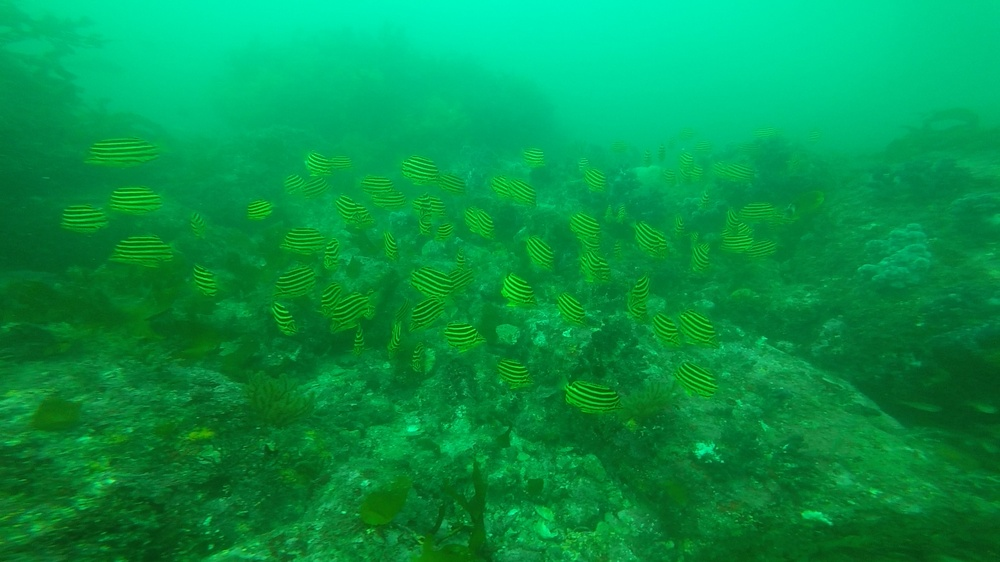
#> input picture UnderwaterFilterV2/OriginalPhotos/Gopro/scene1.jpg, 1000 x 562 px, shrunk from 1920 x 1080 before the run
$ python -i Filters.py   (imports and definitions only)   (older library calls are emulated)
#> lines starting #> are read from the running program, lines starting #| are printed output that depends on the picture
#> further down, picture is the input picture: shape (562, 1000, 3); mean B, G, R 73.2, 148.4, 4.2
import cv2

"""
The image filter logic code is located here.

2022.12.22  Originally created  Hyunjin Cho
"""

#If you add your filter in the following syntax it will automatically show up in the command prompt
def Filter1(image):
    b,g,r = cv2.split(image)
    b = cv2.subtract(b,20)
    g = cv2.subtract(g,80)
    r = cv2.add(r,30)
    return cv2.merge((b,g,r))

def FilterEdgeDetectionX(image):
    img_gray = cv2.cvtColor(image, cv2.COLOR_BGR2GRAY)
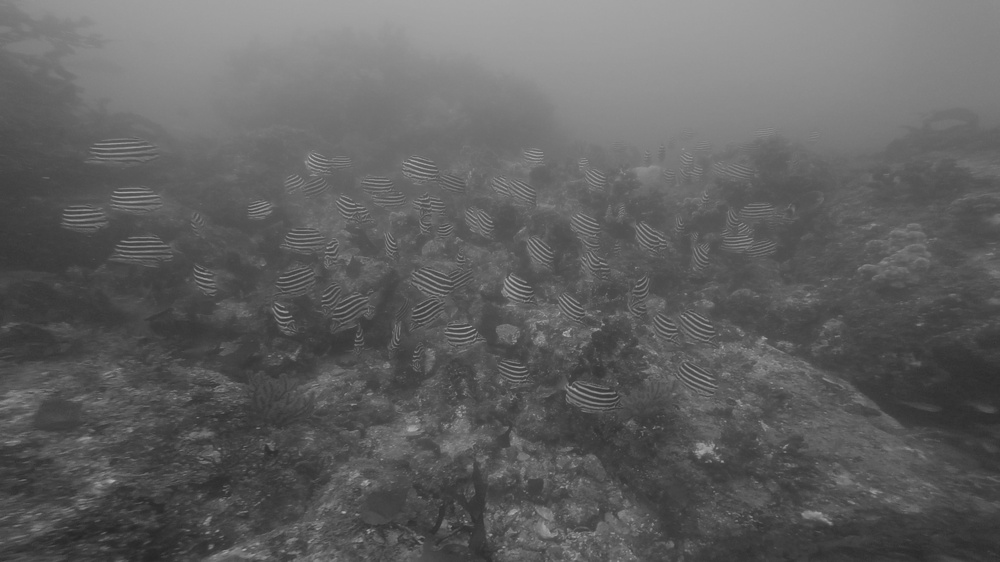
#> img_gray: shape (562, 1000); min 36, max 177, mean 96.7
    img_blur = cv2.GaussianBlur(img_gray, (3,3), 0)
    sobelx = cv2.Sobel(src=img_blur, ddepth=cv2.CV_64F, dx=1, dy=0, ksize=5)
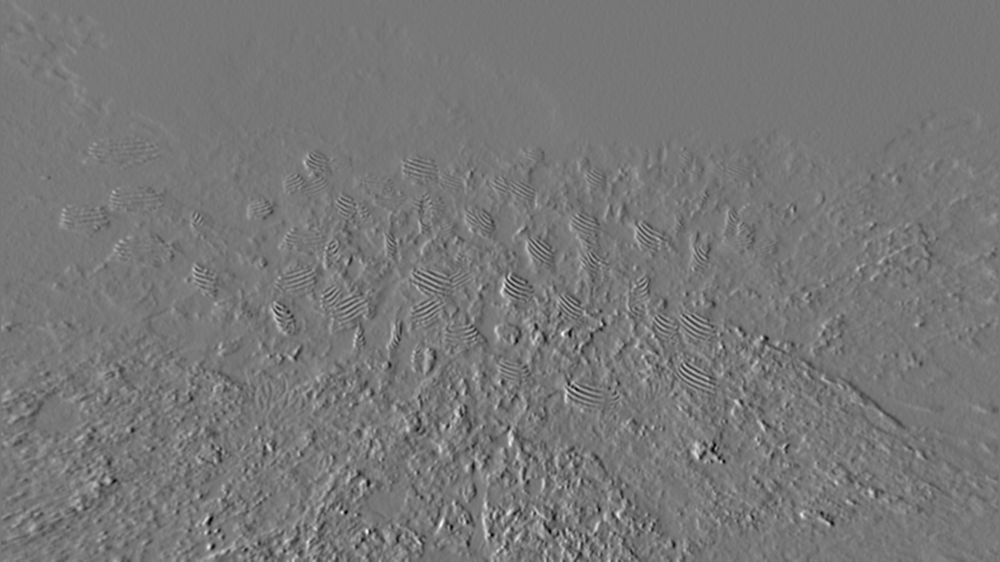
#> sobelx: shape (562, 1000) float64; min -1984, max 2240, mean 1; drawn with min black and max white
    return sobelx

def FilterEdgeDetectionY(image):
    img_gray = cv2.cvtColor(image, cv2.COLOR_BGR2GRAY)
    img_blur = cv2.GaussianBlur(img_gray, (3,3), 0)
    return cv2.Sobel(src=img_blur, ddepth=cv2.CV_64F, dx=0, dy=1, ksize=5)

def FilterEdgeDetectionXY(image):
    img_gray = cv2.cvtColor(image, cv2.COLOR_BGR2GRAY)
    img_blur = cv2.GaussianBlur(img_gray, (3,3), 0)
    return cv2.Sobel(src=img_blur, ddepth=cv2.CV_64F, dx=1, dy=1, ksize=5)

>>> import cv2
>>> picture = cv2.imread('../OriginalPhotos/Gopro/scene1.jpg')
>>> result = FilterEdgeDetectionX(picture)

$ run again, on UnderwaterFilterV2/OriginalPhotos/Gopro/scene2.jpg
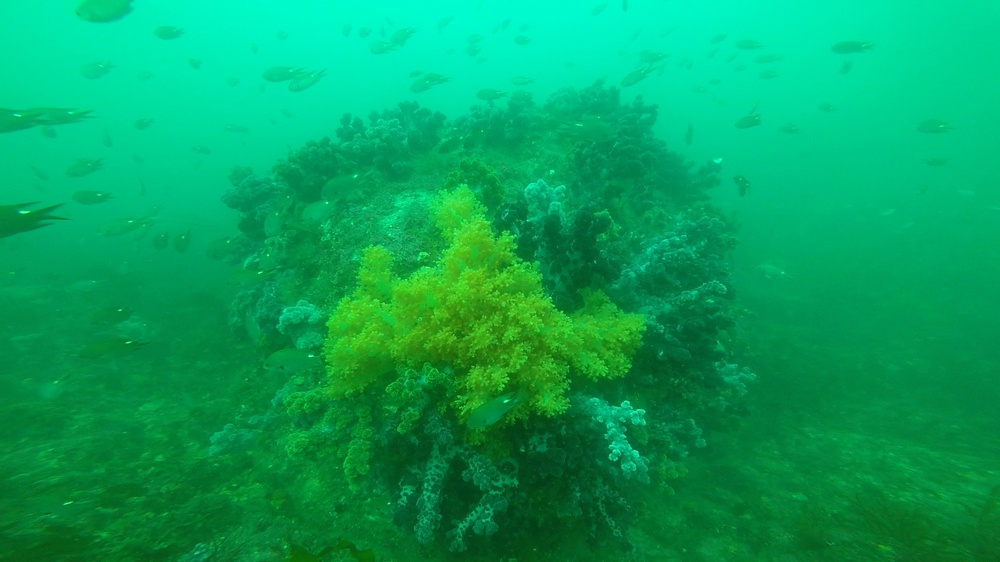
#> input picture UnderwaterFilterV2/OriginalPhotos/Gopro/scene2.jpg, 1000 x 562 px, shrunk from 1920 x 1080 before the run
#> picture is the input picture: shape (562, 1000, 3); mean B, G, R 93, 162.3, 5.1
#> in FilterEdgeDetectionX, `img_gray = cv2.cvtColor(image, cv2.COLOR_BGR2GRAY)`:
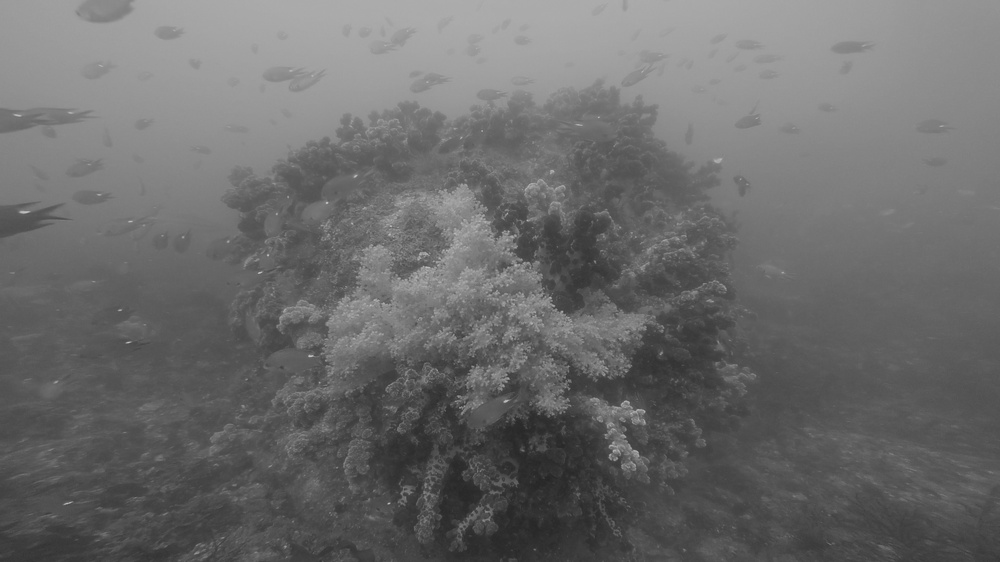
#> img_gray: shape (562, 1000); min 36, max 194, mean 107.4
#> in FilterEdgeDetectionX, `sobelx = cv2.Sobel(src=img_blur, ddepth=cv2.CV_64F, dx=1, dy=0, ksize=5)`:
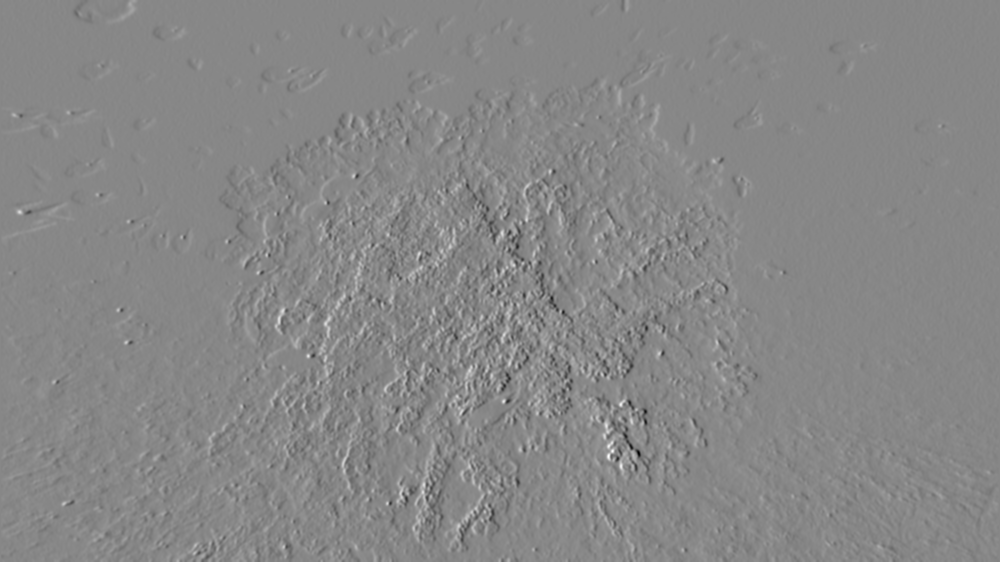
#> sobelx: shape (562, 1000) float64; min -3158, max 2793, mean 0.4; drawn with min black and max white

$ run again, on UnderwaterFilterV2/OriginalPhotos/Gopro/scene3.jpg
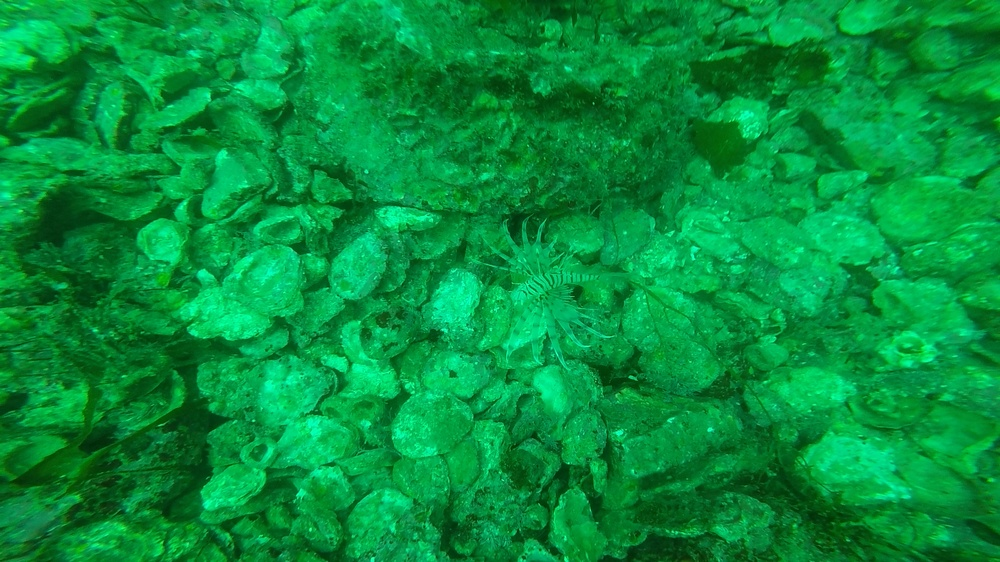
#> input picture UnderwaterFilterV2/OriginalPhotos/Gopro/scene3.jpg, 1000 x 562 px, shrunk from 1920 x 1080 before the run
#> picture is the input picture: shape (562, 1000, 3); mean B, G, R 59.8, 143.2, 5
#> in FilterEdgeDetectionX, `img_gray = cv2.cvtColor(image, cv2.COLOR_BGR2GRAY)`:
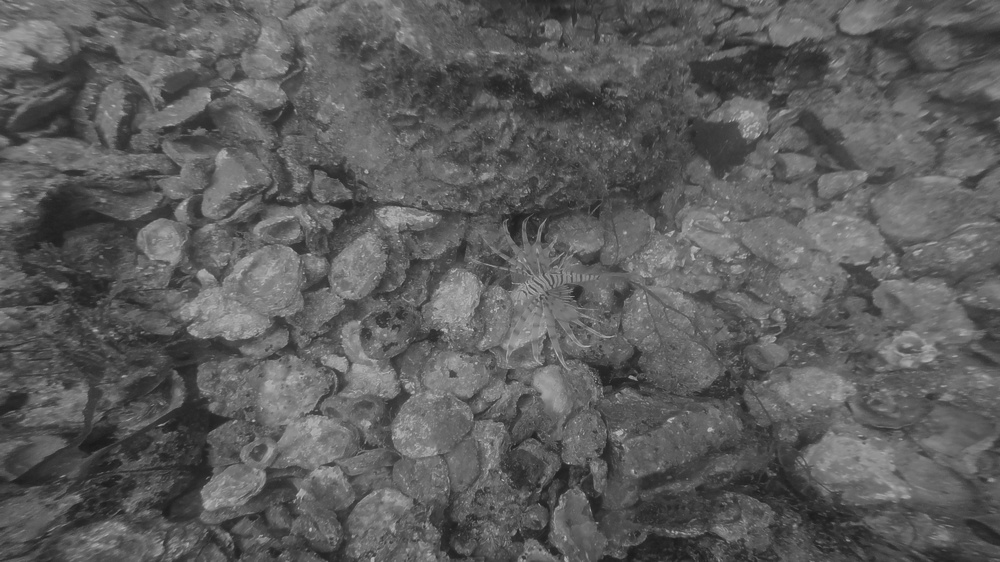
#> img_gray: shape (562, 1000); min 25, max 190, mean 92.4
#> in FilterEdgeDetectionX, `sobelx = cv2.Sobel(src=img_blur, ddepth=cv2.CV_64F, dx=1, dy=0, ksize=5)`:
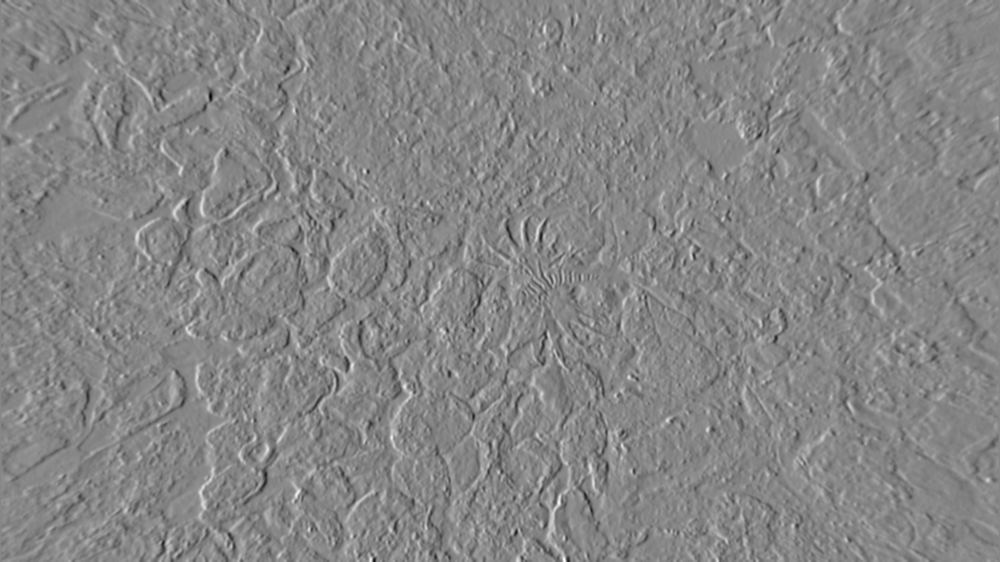
#> sobelx: shape (562, 1000) float64; min -3964, max 3573, mean -0.4; drawn with min black and max white

$ run again, on UnderwaterFilterV2/OriginalPhotos/Gopro/scene4.jpg
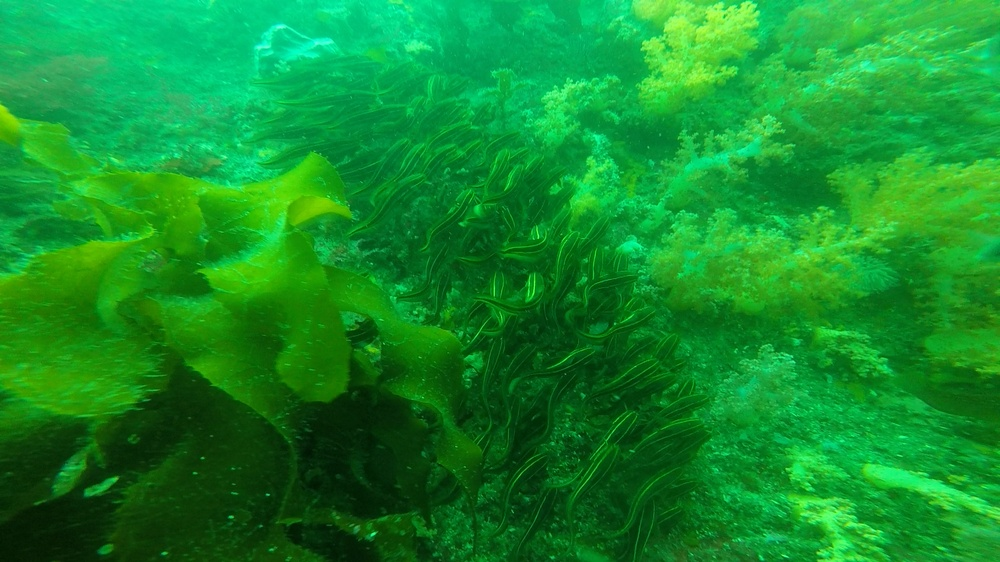
#> input picture UnderwaterFilterV2/OriginalPhotos/Gopro/scene4.jpg, 1000 x 562 px, shrunk from 1920 x 1080 before the run
#> picture is the input picture: shape (562, 1000, 3); mean B, G, R 43.2, 140.5, 18.6
#> in FilterEdgeDetectionX, `img_gray = cv2.cvtColor(image, cv2.COLOR_BGR2GRAY)`:
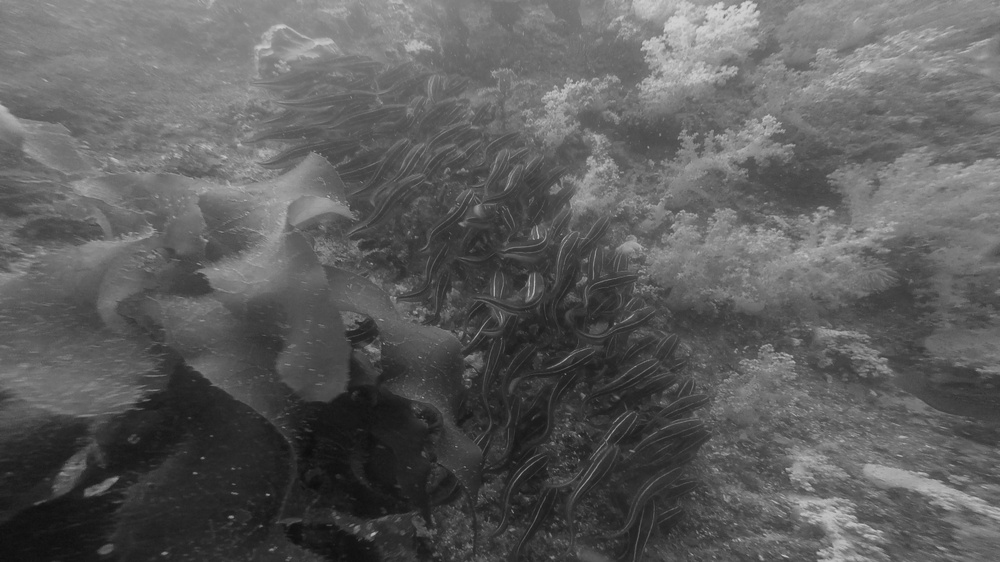
#> img_gray: shape (562, 1000); min 13, max 211, mean 93
#> in FilterEdgeDetectionX, `sobelx = cv2.Sobel(src=img_blur, ddepth=cv2.CV_64F, dx=1, dy=0, ksize=5)`:
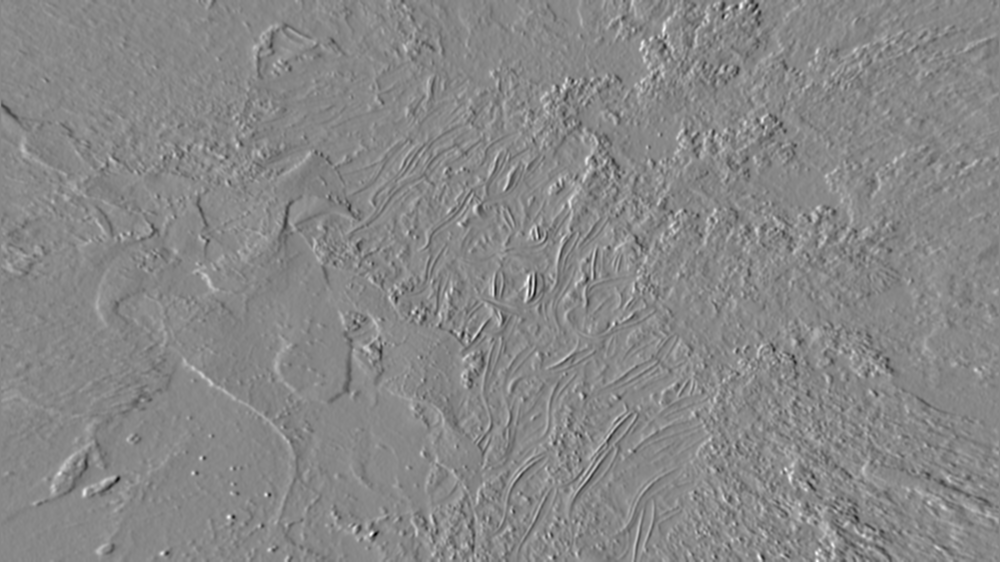
#> sobelx: shape (562, 1000) float64; min -3192, max 2803, mean 2.3; drawn with min black and max white
